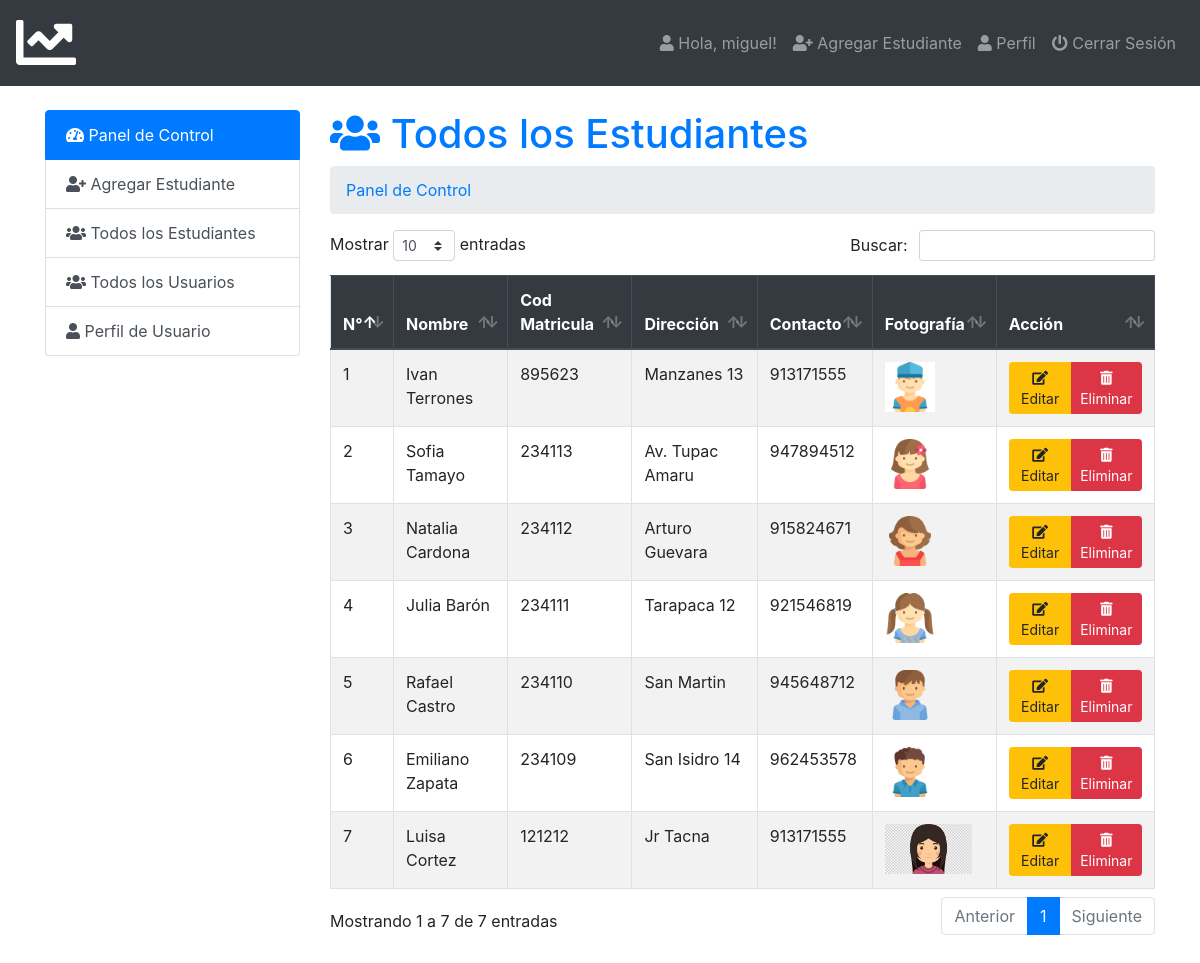
Page /admin/index.php?page=estudiantes (signed in) on the committed database.
### tables this page shows
CREATE TABLE `usuario` (
  `id` int(5) NOT NULL,
  `nombre` varchar(50) NOT NULL,
  `email` varchar(50) NOT NULL,
  `nom_user` varchar(50) NOT NULL,
  `contraseña` varchar(100) NOT NULL,
  `foto` varchar(50) NOT NULL,
  `estado` varchar(12) NOT NULL,
  `fecha` timestamp NOT NULL DEFAULT current_timestamp()
);

CREATE TABLE `estudiantes_info` (
  `id` int(5) NOT NULL,
  `nombre` varchar(20) NOT NULL,
  `codigo` int(6) NOT NULL,
  `grado` varchar(7) NOT NULL,
  `direccion` varchar(15) NOT NULL,
  `telefono` varchar(9) NOT NULL,
  `fotografia` varchar(50) NOT NULL,
  `fecha` timestamp NOT NULL DEFAULT current_timestamp()
);

### admin/estudiantes.php (the view, shortened to what this page needs)
<h1 class="text-primary"><i class="fas fa-users"></i>  Todos los Estudiantes<small class="text-warning"></small></h1>
<nav aria-label="breadcrumb">
  <ol class="breadcrumb">
     <li class="breadcrumb-item" aria-current="page"><a href="index.php">Panel de Control </a></li>
  </ol>
</nav>
<table class="table table-striped table-hover table-bordered" id="data">
  <thead class="thead-dark">
    <tr>
      <th scope="col">N°</th>
      <th scope="col">Nombre</th>
      <th scope="col">Cod Matricula</th>
      <th scope="col">Dirección</th>
      <th scope="col">Contacto</th>
      <th scope="col">Fotografía</th>
      <th scope="col">Acción</th>
    </tr>
  </thead>
  <tbody>
    <?php
      $query = mysqli_query($db_con, 'SELECT * FROM `estudiantes_info` ORDER BY `codigo` DESC;');
      if ($query) {
        $i = 1;
        while ($result = mysqli_fetch_array($query)) { ?>
        <tr>
  <td><?= $i ?></td>
  <td><?= ucwords($result['nombre']) ?></td>
  <td><?= $result['codigo'] ?></td>
  <td><?= ucwords($result['direccion']) ?></td>
  <td><?= $result['telefono'] ?></td>
  <td><img src="images/<?= $result['fotografia'] ?>" height="50px"></td>
  <td>
    <div class="btn-group">
      <a class="btn btn-warning btn-sm" href="index.php?page=editestudiante&id=<?= base64_encode($result['id']) ?>&fotografia=<?= base64_encode($result['fotografia']) ?>">
        <i class="fa fa-edit"></i> Editar
      </a>
      <a class="btn btn-danger btn-sm" onclick="confirmationDelete($(this));return false;" href="index.php?page=eliminar&id=<?= base64_encode($result['id']) ?>&fotografia=<?= base64_encode($result['fotografia']) ?>">
        <i class="fas fa-trash-alt"></i> Eliminar
      </a>
    </div>
  </td>
</tr>
       <?php $i++;
        }
      } else {
        echo "Error en la consulta: " . mysqli_error($db_con);
      }
    ?>
  </tbody>
</table>

### admin/index.php (shortened to what this page needs)
<?php require_once 'db_con.php';
?>
<!doctype html>
<html lang="en">
  <head>
    <link rel="stylesheet" href="../css/bootstrap.min.css">
    <link rel="stylesheet" href="../css/dataTables.bootstrap4.min.css">
    <link rel="stylesheet" href="../css/fontawesome.min.css">
    <link rel="stylesheet" href="../css/solid.min.css">
    <link rel="stylesheet" href="https://cdnjs.cloudflare.com/ajax/libs/animate.css/4.0.0/animate.min.css"/>
    <link rel="stylesheet" type="text/css" href="../css/style.css">
  </head>
  <body>
<nav class="navbar navbar-expand-lg navbar-dark bg-dark">
  <a class="navbar-brand" href="index.php"><i class="fas fa-chart-line fa-3x"></i></a>
  <div class="navbar-collapse collapse justify-content-end" id="navbarSupportedContent">
    <?php $showuser = $_SESSION['login']; $haha = mysqli_query($db_con,"SELECT * FROM `usuario` WHERE `nom_user`='$showuser';"); $showrow=mysqli_fetch_array($haha); ?>
    <ul class="nav navbar-nav ">
      <li class="nav-item"><a class="nav-link" href="index.php?page=user-perfil"><i class="fa fa-user"></i> Hola,  <?php echo $showrow['nombre']; ?>!</a></li>
      <li class="nav-item"><a class="nav-link" href="index.php?page=agregar_estudiante"><i class="fa fa-user-plus"></i> Agregar Estudiante</a></li>
      <li class="nav-item"><a class="nav-link" href="index.php?page=user-perfil"><i class="fa fa-user"></i> Perfil</a></li>
      <li class="nav-item"><a class="nav-link" href="cerrarsesion.php"><i class="fa fa-power-off"></i> Cerrar Sesión</a></li>
    </ul>
  </div>
</nav>
<br>
    <div class="container">
        <div class="row">
          <div class="col-md-3">
            <div class="list-group">
              <a href="index.php?page=dashboard" class="list-group-item list-group-item-action active">
               <i class="fas fa-tachometer-alt"></i> Panel de Control
              </a>
              <a href="index.php?page=agregar_estudiante" class="list-group-item list-group-item-action"><i class="fa fa-user-plus"></i> Agregar Estudiante</a>
              <a href="index.php?page=estudiantes" class="list-group-item list-group-item-action"><i class="fa fa-users"></i> Todos los Estudiantes</a>
              <a href="index.php?page=usuarios" class="list-group-item list-group-item-action"><i class="fa fa-users"></i> Todos los Usuarios</a>
              <a href="index.php?page=user-perfil" class="list-group-item list-group-item-action"><i class="fa fa-user"></i> Perfil de Usuario</a>
            </div>
          </div>
          <div class="col-md-9">
             <div class="content">
                 <?php
                   if (isset($_GET['page'])) {
                    $page = $_GET['page'].'.php';
                    }else{
                      $page = 'panel.php';
                    }
                    if (file_exists($page)) {
                      require_once $page;
                    }else{
                      require_once '404.php';
                    }
                  ?>
             </div>
        </div>
        </div>
    </div>
      <br><br><br><br><br><br><br><br><br><br><br><br>
  </body>
</html>

### rows in the picture
usuario: nombre "miguel"
estudiantes_info: nombre "Ivan Terrones", codigo "895623", direccion "Manzanes 13", telefono "913171555", fotografia (picture)
estudiantes_info: nombre "Sofia Tamayo", codigo "234113", direccion "Av. Tupac Amaru", telefono "947894512", fotografia (picture)
estudiantes_info: nombre "Natalia Cardona", codigo "234112", direccion "Arturo Guevara", telefono "915824671", fotografia (picture)
estudiantes_info: nombre "Julia Barón", codigo "234111", direccion "Tarapaca 12", telefono "921546819", fotografia (picture)
estudiantes_info: nombre "Rafael Castro", codigo "234110", direccion "San Martin", telefono "945648712", fotografia (picture)
estudiantes_info: nombre "Emiliano Zapata", codigo "234109", direccion "San Isidro 14", telefono "962453578", fotografia (picture)
estudiantes_info: nombre "Luisa Cortez", codigo "121212", direccion "Jr Tacna", telefono "913171555", fotografia (picture)
